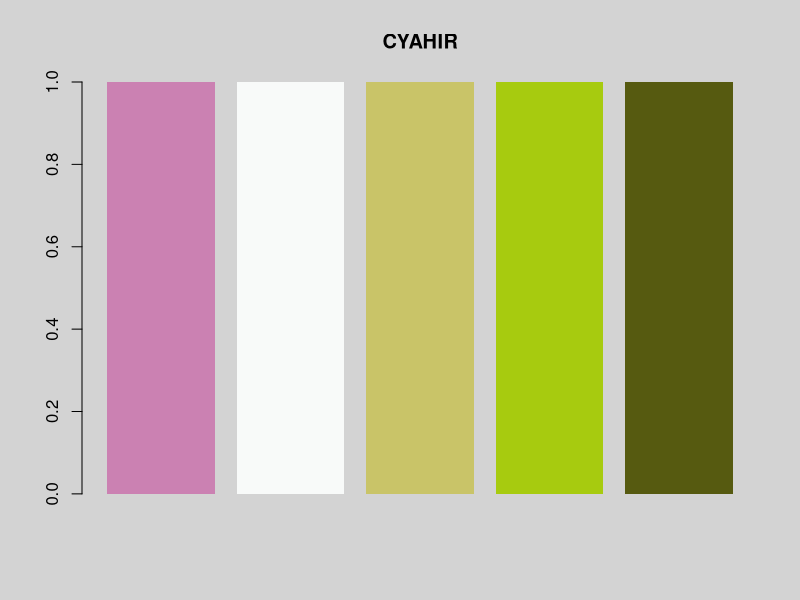
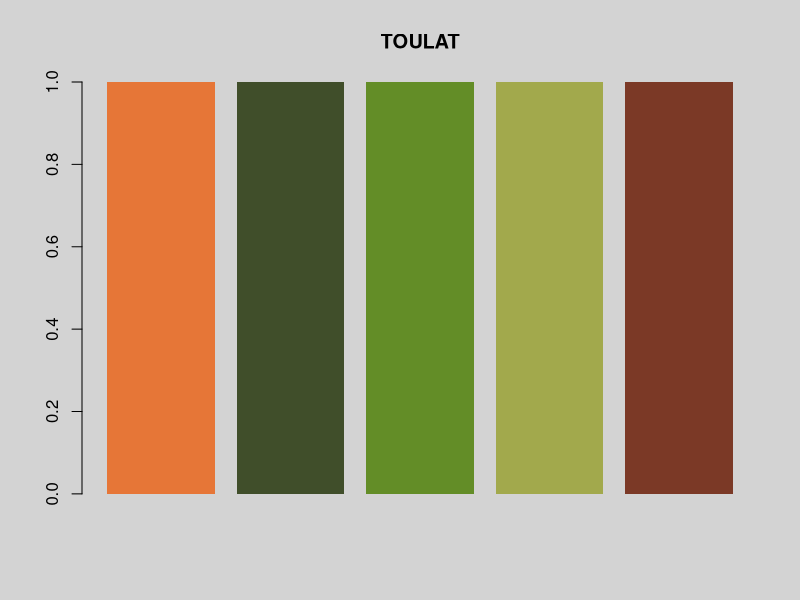
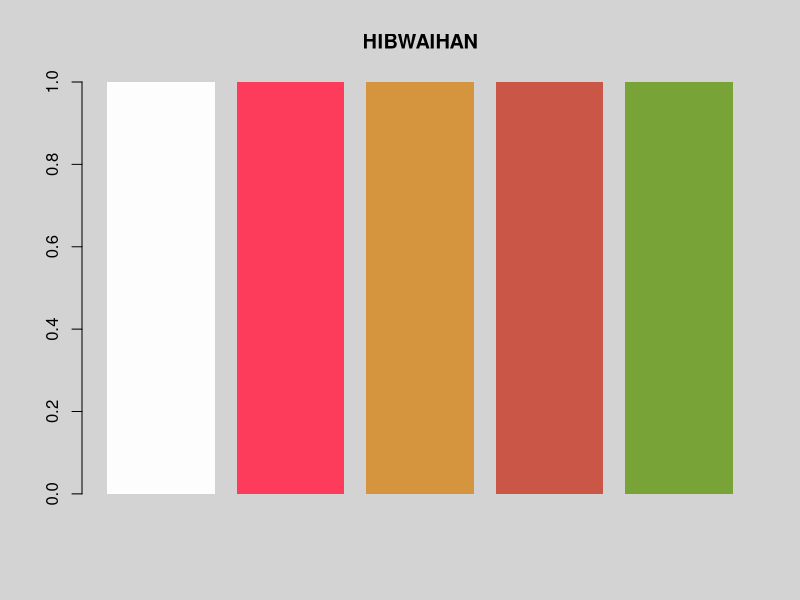
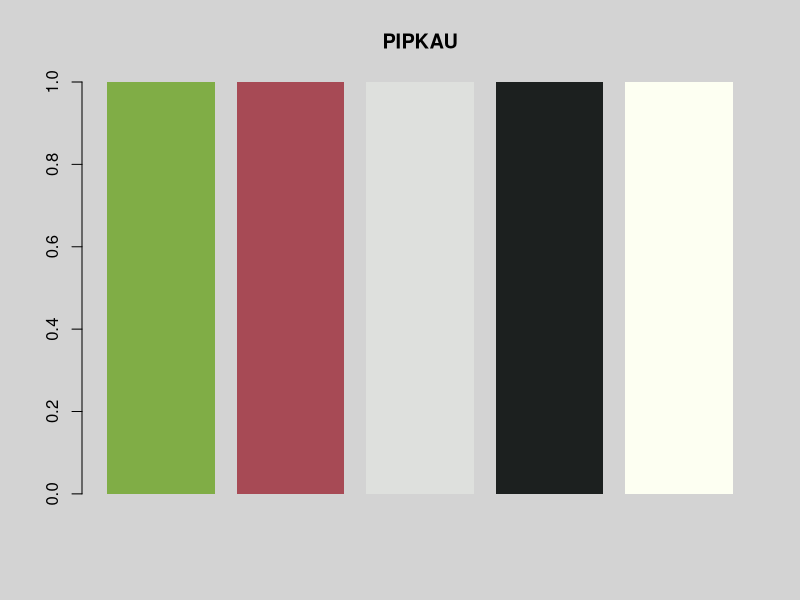
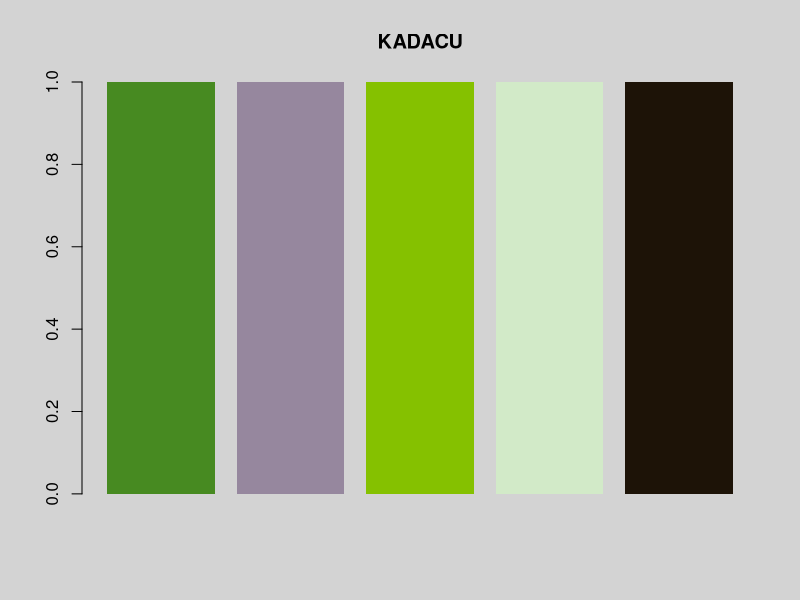
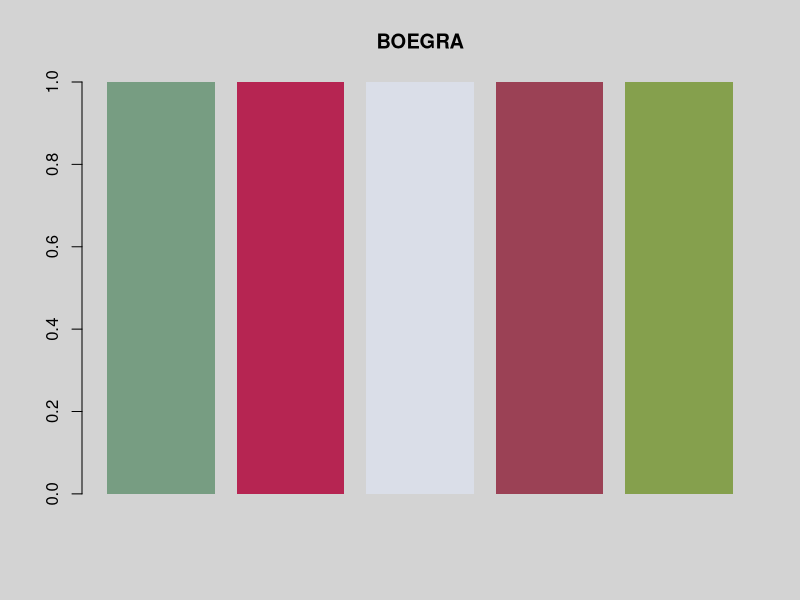
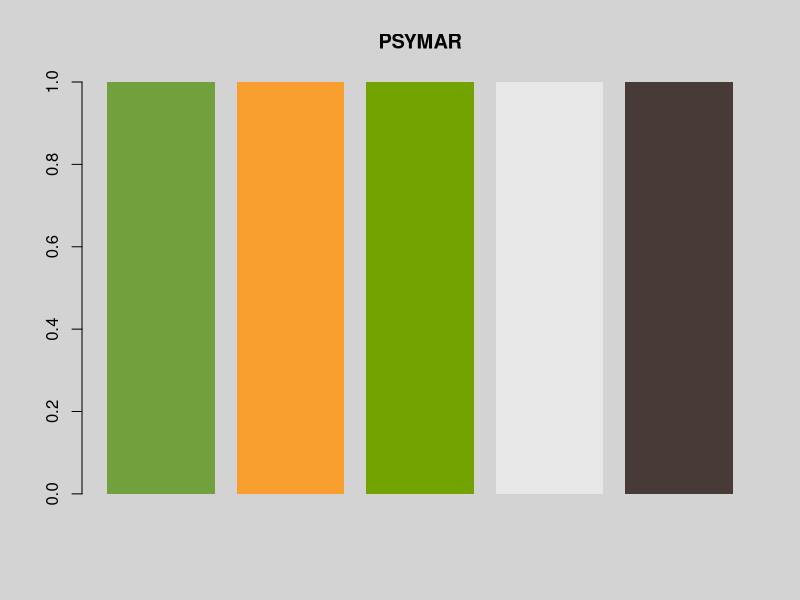
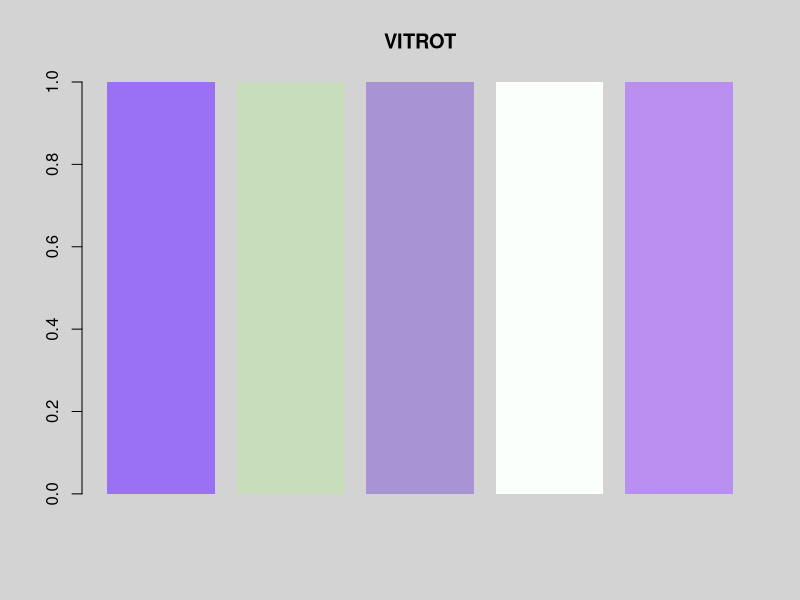

Write R code to recreate these figures, in order.
## ---- chunk 1
knitr::opts_chunk$set(echo = TRUE)
## ---- chunk 2
library(ggplot2) ## this is only to showcase the colors.
## ---- chunk 3
#Cyanea hirtella
CYAHIR <- c(
  "inner_flower" = "#CB81B2",
  "outer_flower" = "#F8FAF9",
  "stigma" = "#C9C468",
  "leaf" = "#A7CB0F",
  "leaf2" = "#565A10"
)

#Touchardia latifolia
TOULAT <- c(
  "berry" = "#E67637",
  "fruit" = "#404E2A",
  "leaf" = "#638D27",
  "stem" = "#A2A94C",
  "vein" = "#7B3926"
)

#Hibiscus waimeae subsp. hannerae
HIBWAIHAN <- c(
  "petals" = "#FDFDFD",
  "stigma" = "#FD3C5B",
  "pollen" = "#D5953E",
  "leaf_rust"= "#C95646",
  "leaf" = "#77A337"
)

#Pipturus kauiensis
PIPKAU <- c(
  "leaf" = "#80AD46",
  "vein" = "#A74A55",
  "fruit" = "#DEE0DD",
  "seed" = "#1C201F",
  "underside_leaf" = "#FDFFF2"
)

#Kadua acuminata
KADACU <-c(
  "leaf" = "#478A21",
  "leaf2" = "#96879E",
  "leaf3" = "#85C100",
  "flower" = "#D2EAC8",
  "anther" = "#1D1307"
)

#Boehmeria grandis
BOEGRA <- c(
  "leaf" = "#779D82",
  "inflorescence" = "#B62552",
  "flower" = "#DADEE8",
  "vein" = "#9B4155",
  "underside_leaf" = "#85A04D"
)

#Psychotria mariniana
PSYMAR <- c(
  "leaf" = "#72A03D",
  "fruit" = "#F99F2F",
  "unripe_fruit" = "#73A301",
  "flower" = "#E7E7E7",
  "bark" = "#483A37"
)

#Vitex rotundifolia
VITROT <- c(
  "flower" = "#9A71F3",
  "leaf" = "#C8DEBA",
  "filament" = "#A893D4",
  "hairs" = "#FAFFFB",
  "flower2" = "#B98FF1"
)

#Cyrtandra sp.
CYRTANDRA <- c(
  "leaf" = "#91C44E",
  "leaf2" = "#74A35D",
  "flower" = "#CFE1D1",
  "flowerparts" = "#41361A",
  "seed" ="#DDAD59"
)

## ---- chunk 4
plant_palettes <- list(
  CYAHIR = CYAHIR,
  TOULAT = TOULAT,
  HIBWAIHAN = HIBWAIHAN,
  PIPKAU = PIPKAU,
  KADACU = KADACU,
  BOEGRA = BOEGRA,
  PSYMAR = PSYMAR,
  VITROT = VITROT,
  CYRTANDRA = CYRTANDRA
)
## ---- chunk 5
plantpalette <- function(palette_name) {                 ## Make function called plantpalette, manipulating "palette_name" variable
  if (!palette_name %in% names(plant_palettes)) {        ## calls plant_palettes to look for name, %in% checks if the palette name exists, ! makes it so if not found, the "!" makes it a negative statement so that if the plant name isn't found in the list, then the stop message is given
    stop("Palette not found. Available palettes: ",     ##stop-stops the function to give the error, paste: puts the names as a sting but separates by a comma
         paste(names(plant_palettes), collapse = ", "))
  }
  return(plant_palettes[[palette_name]])                ## accesses the palette with the name given and returns the palette!
}

## Example
plantpalette("CYRTANDRA")                                  ##it worked! yay!
## ---- chunk 6
example_plot <- function(palette_name) {                    ## function name = example_plot, manipulating "palette_name" variable
  colors <- plantpalette(palette_name)                      ## gets the colors of the palette you name, uses the previous function
  par(bg = "lightgray")                                     ## this just makes the background grey so it's easier to see the lighter colors
  barplot(rep(1, length(colors)),                           ## makes a barplot, with a vector of 1s with the amount of colors in the package
          col = colors,                                     ## calls the colors in the package called
          border = NA,                                      ## remove borders so it looks nicer
          main = palette_name)                              ## makes the title the plant code
}

## Test all palettes using a loop! Thankfully we just learned this! lol
## Calls a palette then loops it through the function
for (palette in names(plant_palettes)) {                    ## calls all the names in plant_palettes, loops it for each palette 
  example_plot(palette)                                     ## calls the function above
}

